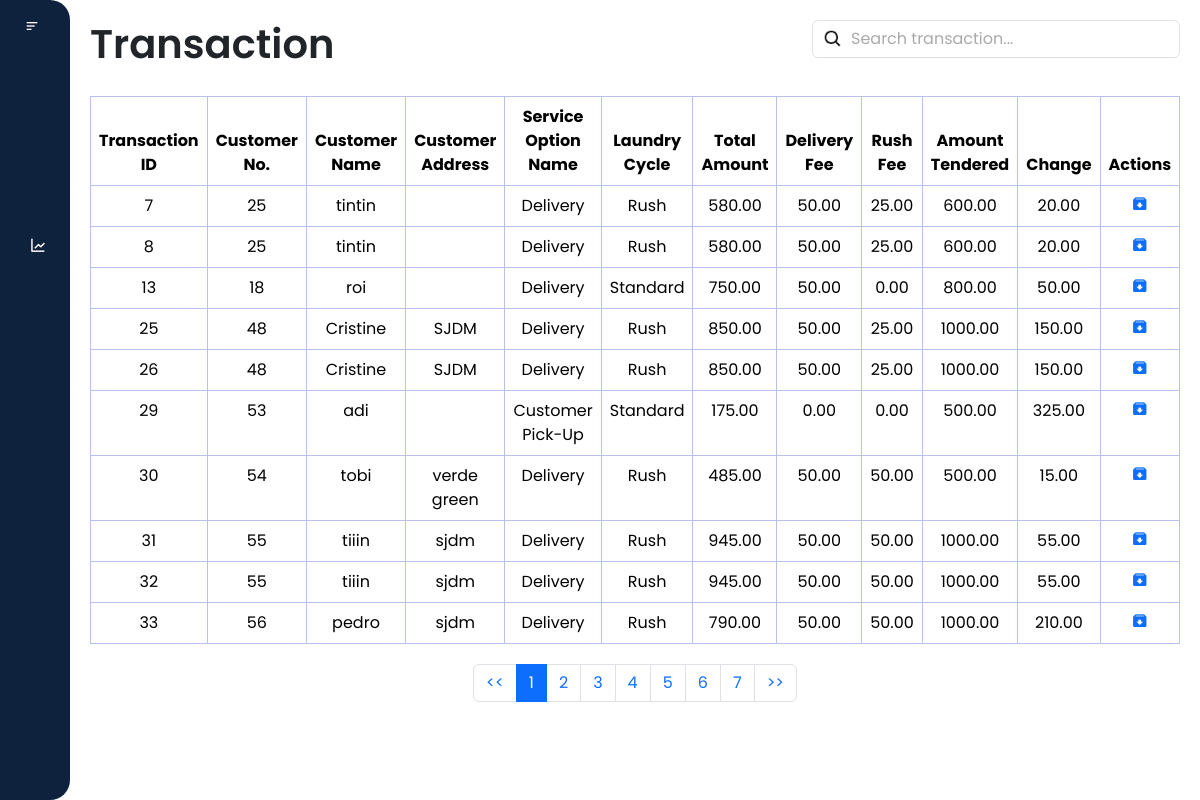
The app's page /laundry_system/transaction/transaction.php (signed in) with its own data.
### tables this page shows
CREATE TABLE `transaction` (
  `transaction_id` int(11) NOT NULL,
  `request_id` int(11) DEFAULT NULL,
  `customer_id` int(11) DEFAULT NULL,
  `customer_name` varchar(30) DEFAULT NULL,
  `province` varchar(255) NOT NULL,
  `city` varchar(255) NOT NULL,
  `customer_address` varchar(50) NOT NULL,
  `brgy` varchar(255) NOT NULL,
  `service_option_id` int(100) NOT NULL,
  `service_option_name` varchar(50) NOT NULL,
  `laundry_cycle` enum('Standard','Rush') NOT NULL,
  `total_amount` decimal(65,2) DEFAULT NULL,
  `delivery_fee` decimal(65,2) DEFAULT NULL,
  `rush_fee` decimal(65,2) DEFAULT NULL,
  `amount_tendered` decimal(65,2) DEFAULT NULL,
  `money_change` decimal(65,2) DEFAULT NULL
);

### laundry_system/transaction/transaction.php (the view, shortened to what this page needs)
<?php
require '../database.php';
$query = "SELECT * FROM transaction WHERE customer_id NOT IN (SELECT customer_id FROM archived_customers)";
$result = mysqli_query($conn, $query);
$data = [];
if ($result->num_rows > 0) {
    while ($row = $result->fetch_assoc()) {
        $data[] = $row;
    }
}
?>
<!DOCTYPE html>
<html lang="en">
<head>
    <link rel="stylesheet" href="https://cdn.jsdelivr.net/npm/bootstrap@5.3.3/dist/css/bootstrap.min.css">
    <link rel="stylesheet" href="transaction.css">
    <link href="https://cdn.lineicons.com/4.0/lineicons.css" rel="stylesheet" />
    <link href='https://unpkg.com/boxicons@2.1.4/css/boxicons.min.css' rel='stylesheet'>
</head>
<body>
    <div class="wrapper">
    <aside id="sidebar">
            <div class="d-flex">
                <button id="toggle-btn" type="button">
                    <i class="bx bx-menu-alt-left"></i>
                </button>
            </div>
            <ul class="sidebar-nav">
                <li class="sidebar-item">
                    <a href="/laundry_system/dashboard/dashboard.php" class="sidebar-link"
                        data-bs-toggle="tooltip"
                        data-bs-placement="right"
                        data-bs-title="Dashboard">
                    </a>
                </li>
                <li class="sidebar-item">
                    <a href="/laundry_system/profile/profile.php" class="sidebar-link"
                        data-bs-toggle="tooltip"
                        data-bs-placement="right"
                        data-bs-title="Profile">
                    </a>
                </li>
                <li class="sidebar-item">
                    <a href="/laundry_system/transaction/transaction.php" class="sidebar-link"
                        data-bs-toggle="tooltip"
                        data-bs-placement="right"
                        data-bs-title="Transactions">
                    </a>
                </li>
                <li class="sidebar-item">
                    <a href="/laundry_system/sales_report/report.php" class="sidebar-link"
                        data-bs-toggle="tooltip"
                        data-bs-placement="right"
                        data-bs-title="Sales Report">
                        <i class='bx bx-line-chart'></i>
                    </a>
                </li>
            </ul>
            <div class="sidebar-footer">
            <a href="javascript:void(0)" class="sidebar-link" id="btn_logout"
                    data-bs-toggle="tooltip"
                    data-bs-placement="right"
                    data-bs-title="Logout">
                </a>
            </div>
        </aside>
        <div class="main-content">
            <nav>
                <div class="d-flex justify-content-between" id="navbar">
                    <h1>Transaction</h1>
                    <div class="search_bar" m-1>
                        <input class="form-control" type="text" id="filter_transaction" placeholder="Search transaction...">
                    </div>
                </div>
            </nav>
            <div class="table-responsive">
                <table class="table table-bordered text-center">
                    <thead>
                        <tr class="bg-dark text-white">
                            <th>Transaction ID</th>
                            <th>Customer No.</th>
                            <th>Customer Name</th>
                            <th>Customer Address</th>
                            <th>Service Option Name</th>
                            <th>Laundry Cycle</th>
                            <th>Total Amount</th>
                            <th>Delivery Fee</th>
                            <th>Rush Fee</th>
                            <th>Amount Tendered</th>
                            <th>Change</th>
                            <th>Actions</th>
                        </tr>
                    </thead>
                    <tbody id="transaction_table">
                        <?php
                        if (!empty($data)) {
                            foreach ($data as $row) {
                                echo "<tr>";
                                echo "<td>{$row['transaction_id']}</td>";
                                echo "<td>{$row['customer_id']}</td>";
                                echo "<td>{$row['customer_name']}</td>";
                                echo "<td>{$row['customer_address']}</td>";
                                echo "<td>{$row['service_option_name']}</td>";
                                echo "<td>{$row['laundry_cycle']}</td>";
                                echo "<td>{$row['total_amount']}</td>";
                                echo "<td>{$row['delivery_fee']}</td>";
                                echo "<td>{$row['rush_fee']}</td>";
                                echo "<td>{$row['amount_tendered']}</td>";
                                echo "<td>{$row['money_change']}</td>";
                                echo "<td>
                                    <a href='javascript:void(0);' class='archive-btn' data-id='{$row['customer_id']}'>
                                    <i class='bx bxs-archive-in'></i></a>
                                </td>";
                                echo "</tr>";
                            }
                        } else {
                            echo "<tr><td colspan='11'>No transactions found.</td></tr>";
                        }
                        ?>
                    </tbody>
                </table>
            </div>
            <nav aria-label="Page navigation">
                <ul class="pagination justify-content-center" id="pagination">
                </ul>
            </nav>
        </div>
    </div>
</body>
</html>

### laundry_system/transaction/transaction.css (style rules this page uses)
* { margin: 0; padding: 0; font-family: "Poppins", sans-serif; box-sizing: border-box; }
html { scroll-behavior: smooth; }
a { text-decoration: none; }
li { list-style: none; }
h1 { font-weight: 600; font-size: 1.5 rem; }
.wrapper { display: flex; width: 100%; height: 100vh; }
#sidebar { display: flex; width: 70px; min-width: 70px; z-index: 1000; transition: all 0.25s ease-in-out; flex-direction: column; background-color: #0e223e; border-radius: 0 20px 20px 0; }
#toggle-btn { background-color: transparent; cursor: pointer; border: 0; padding: 1rem 1.5rem; }
#toggle-btn i { font-size: 1.5 rem; color: #fff; }
.sidebar-nav { padding: 2rem 0; flex: 1 1 auto; }
a.sidebar-link { padding: 0.625rem 1.625rem; color: #fff; display: block; font-size: 0.9rem; white-space: nowrap; border-left: 3px solid transparent; text-decoration: none; }
.sidebar-link i { font-size: 1.1rem; margin-right: 0.75rem; }
.sidebar-item { position: relative; }
.main-content { flex: 1; overflow-y: auto; padding: 20px; transition: margin-left 0.5s ease; }
.table-responsive { padding: 20px 0; }
.table { width: 100%; border-collapse: collapse; border: #b8c1ec; margin: 0; }
th, td { border: 1px solid #b8c1ec; padding: 8px; text-align: center; }
.search_bar { position: relative; }
.search_bar .form-control { padding-left: 38px; }
.search_bar .form-control::placeholder { color: #aaa; }
.search_bar .form-control { background-image: url('/laundry_system/images/search.png'); background-repeat: no-repeat; background-position: 10px center; background-size: 20px 20px; }

### records on screen
transaction: transaction_id "7", customer "25", customer_name "tintin", service_option_name "Delivery", laundry_cycle "Rush", total_amount "580.00", delivery_fee "50.00", rush_fee "25.00", amount_tendered "600.00", money_change "20.00"
transaction: transaction_id "8", customer "25", customer_name "tintin", service_option_name "Delivery", laundry_cycle "Rush", total_amount "580.00", delivery_fee "50.00", rush_fee "25.00", amount_tendered "600.00", money_change "20.00"
transaction: transaction_id "13", customer "18", customer_name "roi", service_option_name "Delivery", laundry_cycle "Standard", total_amount "750.00", delivery_fee "50.00", rush_fee "0.00", amount_tendered "800.00", money_change "50.00"
transaction: transaction_id "25", customer "48", customer_name "Cristine", customer_address "SJDM", service_option_name "Delivery", laundry_cycle "Rush", total_amount "850.00", delivery_fee "50.00", rush_fee "25.00", amount_tendered "1000.00", money_change "150.00"
transaction: transaction_id "26", customer "48", customer_name "Cristine", customer_address "SJDM", service_option_name "Delivery", laundry_cycle "Rush", total_amount "850.00", delivery_fee "50.00", rush_fee "25.00", amount_tendered "1000.00", money_change "150.00"
transaction: transaction_id "29", customer "53", customer_name "adi", service_option_name "Customer Pick-Up", laundry_cycle "Standard", total_amount "175.00", delivery_fee "0.00", rush_fee "0.00", amount_tendered "500.00", money_change "325.00"
transaction: transaction_id "30", customer "54", customer_name "tobi", customer_address "verde green", service_option_name "Delivery", laundry_cycle "Rush", total_amount "485.00", delivery_fee "50.00", rush_fee "50.00", amount_tendered "500.00", money_change "15.00"
transaction: transaction_id "31", customer "55", customer_name "tiiin", customer_address "sjdm", service_option_name "Delivery", laundry_cycle "Rush", total_amount "945.00", delivery_fee "50.00", rush_fee "50.00", amount_tendered "1000.00", money_change "55.00"
transaction: transaction_id "32", customer "55", customer_name "tiiin", customer_address "sjdm", service_option_name "Delivery", laundry_cycle "Rush", total_amount "945.00", delivery_fee "50.00", rush_fee "50.00", amount_tendered "1000.00", money_change "55.00"
transaction: transaction_id "33", customer "56", customer_name "pedro", customer_address "sjdm", service_option_name "Delivery", laundry_cycle "Rush", total_amount "790.00", delivery_fee "50.00", rush_fee "50.00", amount_tendered "1000.00", money_change "210.00"
